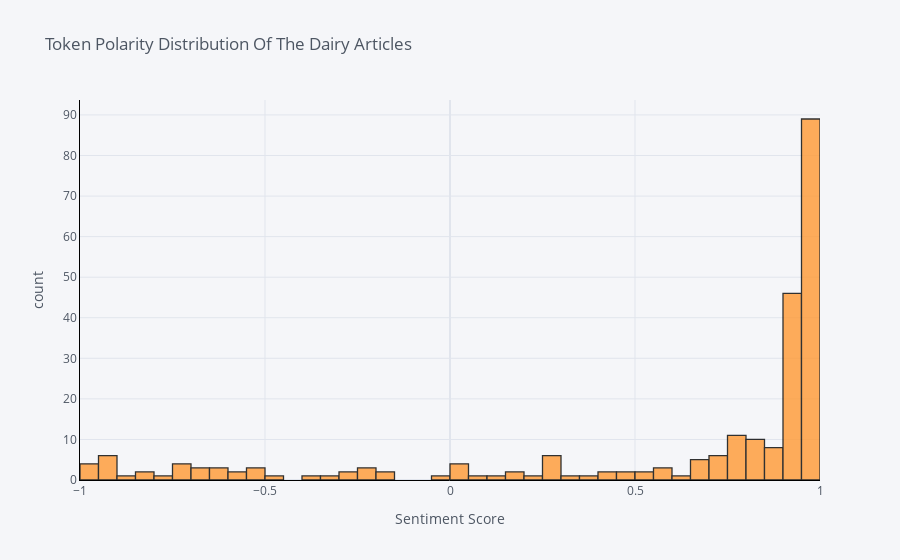

Notebook code for this chart:
### Code cell
df['compound'][df['Trend'] == 'dairy'].iplot(
    kind='hist',
    bins=50,
    xTitle='Sentiment Score',
    linecolor='black',
    yTitle='count',
    title='Token Polarity Distribution Of The Dairy Articles')

### Figure 1 — Plotly figure (JSON) as saved in the notebook; plotly's stock layout.template omitted (floating-point values rounded to 4 significant figures; data arrays with more than 128 entries replaced by an {"elided": "..."} marker saying what was removed)
{"data": [{"histfunc": "count", "histnorm": "", "marker": {"color": "rgba(255, 153, 51, 1.0)", "line": {"color": "#000000", "width": 1.3}}, "name": "compound", "nbinsx": 50, "opacity": 0.8, "orientation": "v", "type": "histogram", "x": {"elided": "242 float values"}}], "layout": {"barmode": "overlay", "legend": {"bgcolor": "#F5F6F9", "font": {"color": "#4D5663"}}, "paper_bgcolor": "#F5F6F9", "plot_bgcolor": "#F5F6F9", "title": {"font": {"color": "#4D5663"}, "text": "Token Polarity Distribution Of The Dairy Articles"}, "xaxis": {"gridcolor": "#E1E5ED", "linecolor": "black", "showgrid": true, "tickfont": {"color": "#4D5663"}, "title": {"font": {"color": "#4D5663"}, "text": "Sentiment Score"}, "zerolinecolor": "#E1E5ED"}, "yaxis": {"gridcolor": "#E1E5ED", "linecolor": "black", "showgrid": true, "tickfont": {"color": "#4D5663"}, "title": {"font": {"color": "#4D5663"}, "text": "count"}, "zerolinecolor": "#E1E5ED"}}}
